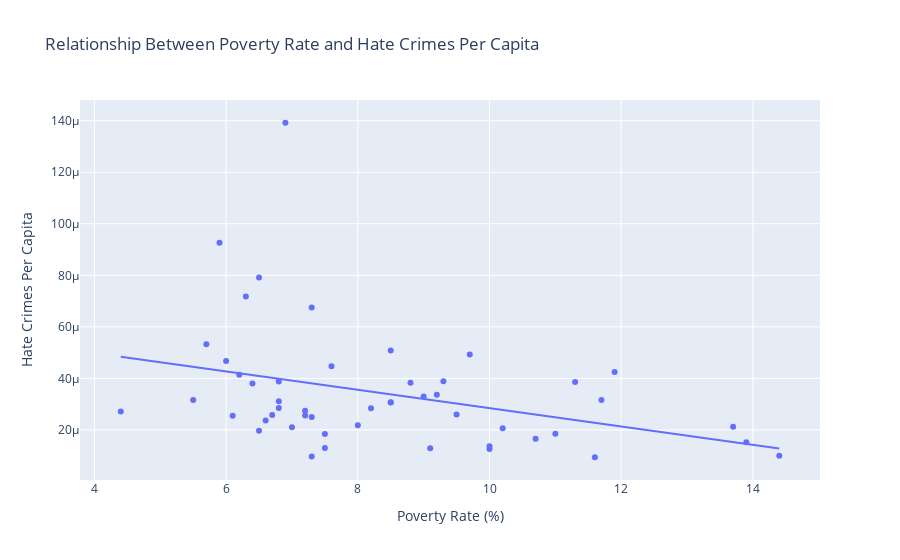

Write notebook code for a chart like this one.
### Markdown cell above
# Step 11:

I created another scatter plot looking at the relationship between poverty rate and hate crimes per capita. I also included an OLS trendline.

### Code cell
import plotly.express as px

fig = px.scatter(
    merged_data,
    x="Poverty Rate (%)",
    y="Hate Crimes Per Capita",
    title="Relationship Between Poverty Rate and Hate Crimes Per Capita",
    labels={"Poverty Rate (%)": "Poverty Rate (%)", "Hate Crimes Per Capita": "Hate Crimes Per Capita"},
    trendline="ols"
)

fig.show()

### Figure 1 — Plotly figure (JSON) as saved in the notebook; plotly's stock layout.template omitted (floating-point values rounded to 4 significant figures)
{"data": [{"hovertemplate": "Poverty Rate (%)=%{x}<br>Hate Crimes Per Capita=%{y}<extra></extra>", "legendgroup": "", "marker": {"color": "#636efa", "symbol": "circle"}, "mode": "markers", "name": "", "orientation": "v", "showlegend": false, "type": "scatter", "x": [14.4, 13.9, 13.7, 11.9, 11.7, 11.6, 11.3, 11, 10.7, 10.2, 10, 10, 9.7, 9.5, 9.3, 9.2, 9.1, 9, 8.8, 8.5, 8.5, 8.5, 8.2, 8, 7.6, 7.5, 7.5, 7.3, 7.3, 7.3, 7.2, 7.2, 7, 6.9, 6.8, 6.8, 6.8, 6.7, 6.6, 6.5, 6.5, 6.4, 6.3, 6.2, 6.1, 6, 5.9, 5.7, 5.5, 4.4], "xaxis": "x", "y": [9.932e-06, 1.519e-05, 2.121e-05, 4.244e-05, 3.161e-05, 9.392e-06, 3.86e-05, 1.85e-05, 1.654e-05, 2.069e-05, 1.367e-05, 1.264e-05, 4.931e-05, 2.6e-05, 3.888e-05, 3.369e-05, 1.289e-05, 3.301e-05, 3.835e-05, 5.081e-05, 3.066e-05, 3.075e-05, 2.845e-05, 2.178e-05, 4.472e-05, 1.303e-05, 1.841e-05, 9.718e-06, 2.503e-05, 6.753e-05, 2.558e-05, 2.747e-05, 2.101e-05, 0.0001392, 2.848e-05, 3.883e-05, 3.11e-05, 2.575e-05, 2.368e-05, 1.967e-05, 7.918e-05, 3.797e-05, 7.18e-05, 4.143e-05, 2.551e-05, 4.672e-05, 9.267e-05, 5.324e-05, 3.157e-05, 2.717e-05], "yaxis": "y"}, {"hovertemplate": "<b>OLS trendline</b><br>Hate Crimes Per Capita = -3.55503e-06 * Poverty Rate (%) + 6.39991e-05<br>R<sup>2</sup>=0.122351<br><br>Poverty Rate (%)=%{x}<br>Hate Crimes Per Capita=%{y} <b>(trend)</b><extra></extra>", "legendgroup": "", "marker": {"color": "#636efa", "symbol": "circle"}, "mode": "lines", "name": "", "showlegend": false, "type": "scatter", "x": [4.4, 5.5, 5.7, 5.9, 6, 6.1, 6.2, 6.3, 6.4, 6.5, 6.5, 6.6, 6.7, 6.8, 6.8, 6.8, 6.9, 7, 7.2, 7.2, 7.3, 7.3, 7.3, 7.5, 7.5, 7.6, 8, 8.2, 8.5, 8.5, 8.5, 8.8, 9, 9.1, 9.2, 9.3, 9.5, 9.7, 10, 10, 10.2, 10.7, 11, 11.3, 11.6, 11.7, 11.9, 13.7, 13.9, 14.4], "xaxis": "x", "y": [4.836e-05, 4.445e-05, 4.374e-05, 4.302e-05, 4.267e-05, 4.231e-05, 4.196e-05, 4.16e-05, 4.125e-05, 4.089e-05, 4.089e-05, 4.054e-05, 4.018e-05, 3.982e-05, 3.982e-05, 3.982e-05, 3.947e-05, 3.911e-05, 3.84e-05, 3.84e-05, 3.805e-05, 3.805e-05, 3.805e-05, 3.734e-05, 3.734e-05, 3.698e-05, 3.556e-05, 3.485e-05, 3.378e-05, 3.378e-05, 3.378e-05, 3.271e-05, 3.2e-05, 3.165e-05, 3.129e-05, 3.094e-05, 3.023e-05, 2.952e-05, 2.845e-05, 2.845e-05, 2.774e-05, 2.596e-05, 2.489e-05, 2.383e-05, 2.276e-05, 2.241e-05, 2.169e-05, 1.53e-05, 1.458e-05, 1.281e-05], "yaxis": "y"}], "layout": {"legend": {"tracegroupgap": 0}, "title": {"text": "Relationship Between Poverty Rate and Hate Crimes Per Capita"}, "xaxis": {"anchor": "y", "domain": [0, 1], "title": {"text": "Poverty Rate (%)"}}, "yaxis": {"anchor": "x", "domain": [0, 1], "title": {"text": "Hate Crimes Per Capita"}}}}
